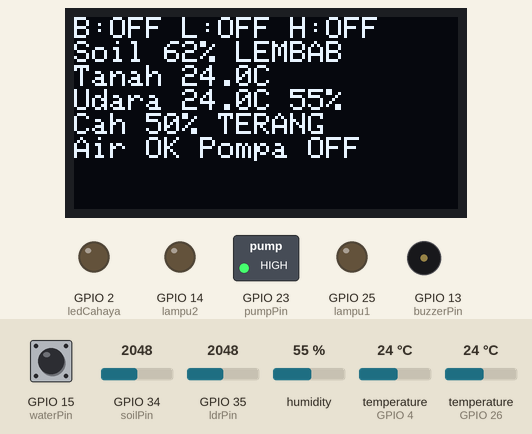
The sketch below on a simulated ESP32. On the bench: 128×64 one-colour display, switched loads named in the sketch (green lamp = pin HIGH), output pins drawn as LEDs (lit = HIGH), buzzer (waves = sounding). The test bench sets the inputs (shaded band); at power-on: GPIO 34 (soilPin) = 2048, temperature (sensors on GPIO 26, GPIO 4) 24 °C, GPIO 35 (ldrPin) = 2048, GPIO 15 (waterPin) HIGH, humidity 55 %. WiFi joins after 1.5 s; servers stay silent unless stated; random numbers use the default seed unless the sketch sets one; no MQTT or app messages arrive unless stated; what the sketch prints to the serial monitor is not drawn.

Above: at 2.2 s.
2.3 s: GPIO 34 (soilPin) set to 2120
At 6.3 s:
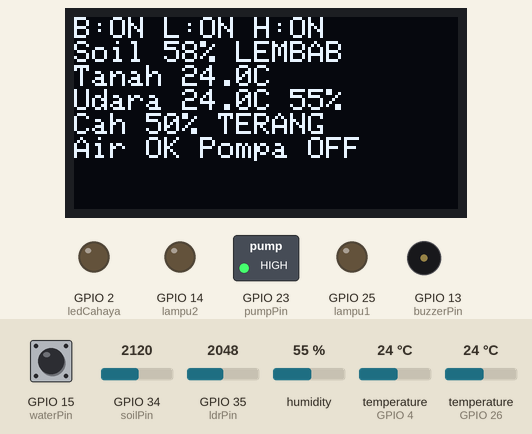
7.1 s: GPIO 34 (soilPin) set to 2202
At 9.3 s:
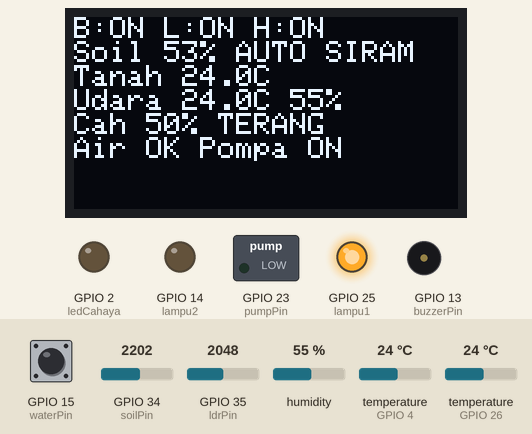
9.6 s: temperature (sensor on GPIO 26) set to 31 °C
At 16.4 s:
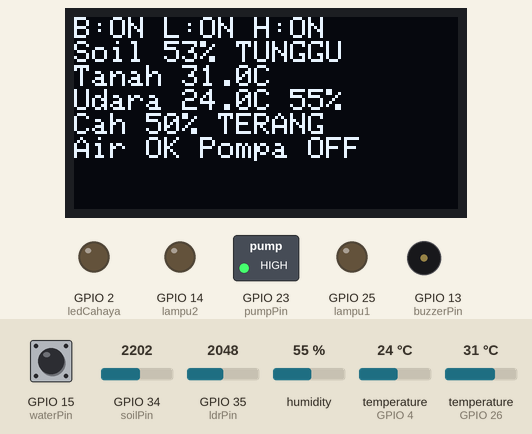
16.5 s: temperature (sensor on GPIO 26) set to 34 °C
At 17.35 s:
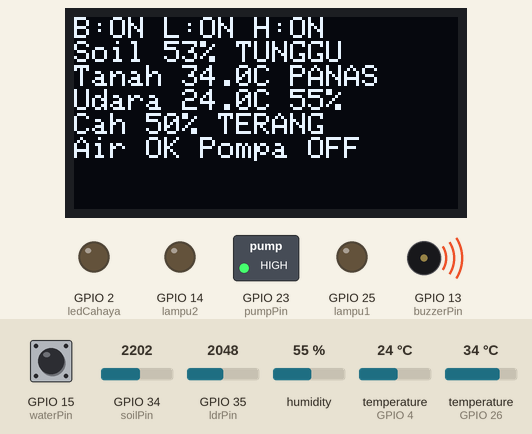
19.2 s: GPIO 35 (ldrPin) set to 1056
At 20.13 s:
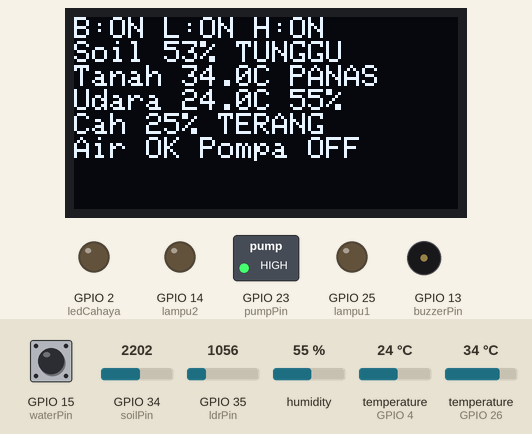
21.2 s: GPIO 35 (ldrPin) set to 955
At 21.88 s:
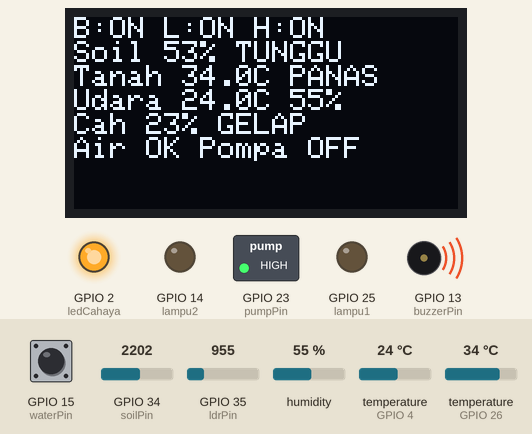
Timing chart, 0 to 25.0 s (numbered marks = the images above; inputs shaded):
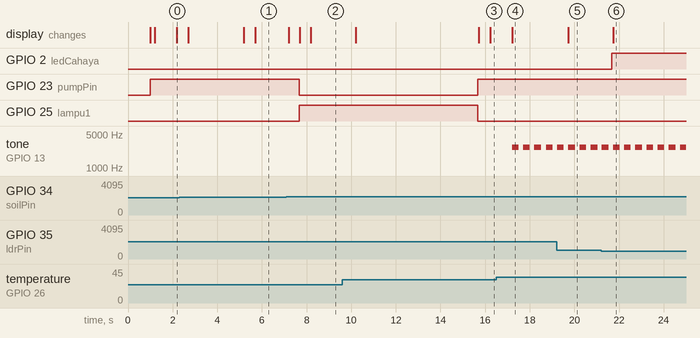

Measured:
- the behaviour switches between 2170 and 2171 on GPIO 34 (soilPin) (found by bisection; images 1 and 2)
- the behaviour switches between 32 and 33 °C on temperature (sensor on GPIO 26) (found by bisection; images 3 and 4)
- the behaviour switches between 1000 and 999 on GPIO 35 (ldrPin) (found by bisection; images 5 and 6)
- after the input at 7.1 s, GPIO 23 (pumpPin): HIGH → LOW after 0.57 s; GPIO 25 (lampu1): LOW → HIGH after 0.57 s; the display: first changes after 0.09 s (image 2 shows a later state)
- after the input at 16.5 s, tone on GPIO 13 (buzzerPin): alternates 2700 Hz for 0.30 s and silent for 0.20 s, starting after 0.71 s; the display: changes after 0.70 s (image 4)
- after the input at 19.2 s, the display: changes after 0.53 s (image 5)
- after the input at 21.2 s, GPIO 2 (ledCahaya): LOW → HIGH after 0.48 s; the display: changes after 0.54 s (image 6)

The sketch:

mtqq.ino
```cpp
#include <Wire.h>
#include <Adafruit_GFX.h>
#include <Adafruit_SSD1306.h>
#include <WiFi.h>
#include <PubSubClient.h>
#include <ArduinoJson.h>
#include <DHT.h>
#include <OneWire.h>
#include <DallasTemperature.h>

// ================= WIFI =================
const char* ssid = "AKUT SB";
const char* password = "samganteng#77";

// ================= MQTT (3 BROKER) =================
const int JUMLAH_BROKER = 3;
const char* brokerHost[JUMLAH_BROKER] = {
  "101.50.1.12",       // VPS 1
  "47.254.170.208",    // VPS 2
  "broker.hivemq.com"  // PUBLIC FALLBACK
};
const char* brokerNama[JUMLAH_BROKER] = {"BARU", "LAMA", "HIVE"};
// Broker publik bisa dipakai siapa saja, jadi perintah pompa dari sana diabaikan.
// Data sensor tetap dikirim ke semua broker.
const bool brokerTerimaPerintah[JUMLAH_BROKER] = {true, true, false};

const int mqtt_port = 1883;
const char* mqtt_user = "";
const char* mqtt_password = "";
const char* topic_publish = "binus/garden/sensor/data";
const char* topic_subscribe = "binus/garden/pump/cmd";

const unsigned long RETRY_MIN = 5000;   // jeda coba ulang awal
const unsigned long RETRY_MAX = 60000;  // jeda maksimum kalau broker terus gagal

// ================= PIN =================
#define SDA_PIN 32
#define SCL_PIN 27
#define DHTPIN 4
#define DHTTYPE DHT11
#define ONE_WIRE_PIN 26
const unsigned long INTERVAL_DS18B20 = 1000;

const int soilPin = 34, waterPin = 15, pumpPin = 23, lampu1 = 25, lampu2 = 14;
const int ldrPin = 35;
const int ledCahaya = 2;
const int buzzerPin = 13;

// ================= BUZZER =================
#define BUZZER_PASIF true
#define BUZZER_AKTIF_HIGH true
#define BUZZER_NYALA_TERUS false
const int BUZZER_FREQ = 2700;
const unsigned long BEEP_ON = 300, BEEP_OFF = 200;

// ================= KALIBRASI & BATAS (BAWANG) =================
const int SOIL_DRY = 3050, SOIL_WET = 1450;  // nilai RAW sensor saat kering & basah
const int BATAS_KERING = 55;        // mulai siram jika kelembapan < 55%
const int BATAS_BASAH = 75;         // berhenti siram lebih awal jika sudah >= 75%
const int BATAS_ALARM_KERING = 40;  // buzzer bunyi jika tanah sangat kering
const float SUHU_TANAH_MAX = 32.0;  // buzzer bunyi jika suhu tanah terlalu panas

const unsigned long DURASI_SIRAM = 8000;      // lama pompa menyala per siklus otomatis
const unsigned long JEDA_SIRAM = 1800000;     // 30 menit, beri waktu air meresap
const unsigned long MAKS_MANUAL_ON = 60000;   // pompa manual mati sendiri setelah 60 detik

#define FLOAT_HABIS LOW
#define RELAY_LOW true

const unsigned long INTERVAL_SENSOR = 500;
const unsigned long INTERVAL_PUBLISH = 10000;
const unsigned long INTERVAL_WIFI_CHECK = 15000;

// ================= OBJEK =================
Adafruit_SSD1306 display(128, 64, &Wire, -1);
DHT dht(DHTPIN, DHTTYPE);
OneWire oneWire(ONE_WIRE_PIN);
DallasTemperature ds18b20(&oneWire);
WiFiClient netClient[JUMLAH_BROKER];
PubSubClient mqtt[JUMLAH_BROKER];

// ================= STATE =================
unsigned long lastSend = 0, lastSiram = 0, lastWiFiCheck = 0, lastSensor = 0;
unsigned long lastRetry[JUMLAH_BROKER] = {0, 0, 0};
unsigned long jedaRetry[JUMLAH_BROKER] = {RETRY_MIN, RETRY_MIN, RETRY_MIN};

bool sedangSiram = false;
unsigned long mulaiSiram = 0;
String pumpCommand = "auto";
unsigned long manualMulai = 0;

float suhuTanah = NAN;
bool dsValid = false;
unsigned long lastDsRequest = 0;

bool alarmAktif = false, buzzerState = false;
unsigned long beepTimer = 0;
bool oledOk = false;

// ================= AKTUATOR =================
void setPump(bool nyala) {
  digitalWrite(pumpPin, RELAY_LOW ? (nyala ? LOW : HIGH) : (nyala ? HIGH : LOW));
}

void setBuzzer(bool nyala) {
  if (nyala == buzzerState) return;
  buzzerState = nyala;
  if (BUZZER_PASIF) {
    if (nyala) tone(buzzerPin, BUZZER_FREQ);
    else noTone(buzzerPin);
  } else {
    digitalWrite(buzzerPin, BUZZER_AKTIF_HIGH ? (nyala ? HIGH : LOW) : (nyala ? LOW : HIGH));
  }
}

void updateBuzzer() {
  unsigned long now = millis();
  if (!alarmAktif) { setBuzzer(false); return; }
  if (BUZZER_NYALA_TERUS) { setBuzzer(true); return; }
  if (buzzerState) {
    if (now - beepTimer >= BEEP_ON) { setBuzzer(false); beepTimer = now; }
  } else {
    if (now - beepTimer >= BEEP_OFF) { setBuzzer(true); beepTimer = now; }
  }
}

// ================= SENSOR =================
void updateDS18B20() {
  unsigned long now = millis();
  if (now - lastDsRequest < INTERVAL_DS18B20) return;
  if (lastDsRequest != 0) {
    float t = ds18b20.getTempCByIndex(0);
    if (t == DEVICE_DISCONNECTED_C || t == 85.0f || t < -55.0f || t > 125.0f) dsValid = false;
    else { suhuTanah = t; dsValid = true; }
  }
  ds18b20.requestTemperatures();
  lastDsRequest = now;
}

int bacaRataRata(int pin, int sampel) {
  long t = 0;
  for (int i = 0; i < sampel; i++) { t += analogRead(pin); delay(5); }
  return t / sampel;
}

// ================= MQTT =================
void mqttCallback(char* topic, byte* payload, unsigned int length) {
  String message = "";
  for (unsigned int i = 0; i < length; i++) message += (char)payload[i];
  message.trim();
  if (message == "auto" || message == "pump_on" || message == "pump_off") {
    if (message == "pump_on") manualMulai = millis();
    pumpCommand = message;
    Serial.printf("Perintah pompa: %s\n", message.c_str());
  }
}

// Mencoba paling banyak satu broker per putaran loop, dengan jeda yang makin panjang
// untuk broker yang terus gagal, supaya broker mati tidak menahan loop berulang-ulang.
void reconnectBroker() {
  if (WiFi.status() != WL_CONNECTED) return;
  unsigned long now = millis();
  for (int i = 0; i < JUMLAH_BROKER; i++) {
    if (mqtt[i].connected()) { jedaRetry[i] = RETRY_MIN; continue; }
    if (now - lastRetry[i] < jedaRetry[i]) continue;

    String clientId = String("ESP32-") + brokerNama[i] + "-" + String(random(0xffff), HEX);
    bool ok = (mqtt_user[0] == '\0')
                ? mqtt[i].connect(clientId.c_str())
                : mqtt[i].connect(clientId.c_str(), mqtt_user, mqtt_password);
    lastRetry[i] = millis();

    if (ok) {
      jedaRetry[i] = RETRY_MIN;
      if (brokerTerimaPerintah[i]) mqtt[i].subscribe(topic_subscribe);
      Serial.printf("MQTT %s terhubung\n", brokerNama[i]);
    } else {
      jedaRetry[i] = min(jedaRetry[i] * 2, RETRY_MAX);
      Serial.printf("MQTT %s gagal (rc=%d), coba lagi %lu detik\n",
                    brokerNama[i], mqtt[i].state(), jedaRetry[i] / 1000);
    }
    return;
  }
}

void ensureWiFi() {
  if (WiFi.status() != WL_CONNECTED) {
    Serial.println("WiFi putus, menyambung ulang...");
    WiFi.reconnect();
  }
}

// ================= SETUP =================
void setup() {
  Serial.begin(115200);
  delay(1000);
  Serial.println("\n\n========== BINUS GARDEN 3 BROKER ==========");

  pinMode(pumpPin, OUTPUT); pinMode(lampu1, OUTPUT); pinMode(lampu2, OUTPUT);
  pinMode(waterPin, INPUT_PULLUP); pinMode(buzzerPin, OUTPUT);
  pinMode(ldrPin, INPUT); pinMode(ledCahaya, OUTPUT);

  buzzerState = true; setBuzzer(false);
  setPump(false);
  digitalWrite(lampu1, LOW); digitalWrite(lampu2, LOW); digitalWrite(ledCahaya, LOW);

  Wire.begin(SDA_PIN, SCL_PIN);
  oledOk = display.begin(SSD1306_SWITCHCAPVCC, 0x3C);
  if (!oledOk) Serial.println("OLED tidak terdeteksi, tampilan dilewati");

  dht.begin();
  ds18b20.begin();
  ds18b20.setResolution(12);
  ds18b20.setWaitForConversion(false);

  WiFi.mode(WIFI_STA);
  WiFi.setSleep(false);
  WiFi.setAutoReconnect(true);
  WiFi.begin(ssid, password);

  for (int i = 0; i < JUMLAH_BROKER; i++) {
    mqtt[i].setClient(netClient[i]);
    mqtt[i].setServer(brokerHost[i], mqtt_port);
    mqtt[i].setCallback(mqttCallback);
    mqtt[i].setBufferSize(1024);
    mqtt[i].setSocketTimeout(5);  // default 15 detik terlalu lama kalau broker mati
  }

  lastSiram = millis() - JEDA_SIRAM;  // boleh langsung siram setelah nyala
}

// ================= LOOP =================
void loop() {
  if (millis() - lastWiFiCheck > INTERVAL_WIFI_CHECK) { lastWiFiCheck = millis(); ensureWiFi(); }
  reconnectBroker();
  for (int i = 0; i < JUMLAH_BROKER; i++) mqtt[i].loop();
  updateBuzzer();
  updateDS18B20();

  if (millis() - lastSensor < INTERVAL_SENSOR) return;
  lastSensor = millis();

  // ---- Baca sensor ----
  int raw = bacaRataRata(soilPin, 10);
  int persen = constrain(map(raw, SOIL_DRY, SOIL_WET, 0, 100), 0, 100);
  bool habis = (digitalRead(waterPin) == FLOAT_HABIS);
  float hum = dht.readHumidity();
  float temp = dht.readTemperature();
  bool valid = !isnan(hum) && !isnan(temp);

  int ldrRaw = bacaRataRata(ldrPin, 10);
  int cahayaPersen = constrain(map(ldrRaw, 0, 4095, 0, 100), 0, 100);
  bool gelap = ldrRaw < 1000;
  digitalWrite(ledCahaya, gelap ? HIGH : LOW);

  // ---- Logika pompa ----
  bool pompaOn = false;
  unsigned long now = millis();
  String stat;

  if (pumpCommand == "pump_on") {
    sedangSiram = false;
    if (habis) {
      setPump(false); pumpCommand = "auto"; lastSiram = now; stat = "AIR HABIS";
    } else if (now - manualMulai >= MAKS_MANUAL_ON) {
      setPump(false); pumpCommand = "auto"; lastSiram = now; stat = "MANUAL TIMEOUT";
    } else {
      setPump(true); pompaOn = true; stat = "MANUAL ON";
    }
  } else if (pumpCommand == "pump_off") {
    setPump(false); sedangSiram = false; stat = "MANUAL OFF";
  } else {
    if (sedangSiram) {
      if (habis || persen >= BATAS_BASAH || now - mulaiSiram >= DURASI_SIRAM) {
        setPump(false); sedangSiram = false; lastSiram = now;
        stat = habis ? "AIR HABIS" : "SELESAI";
      } else {
        setPump(true); pompaOn = true; stat = "AUTO SIRAM";
      }
    } else if (habis) {
      setPump(false); stat = "AIR HABIS";
    } else if (persen < BATAS_KERING && now - lastSiram >= JEDA_SIRAM) {
      setPump(true); sedangSiram = true; mulaiSiram = now; pompaOn = true; stat = "MULAI AUTO";
    } else {
      setPump(false); stat = persen < BATAS_KERING ? "TUNGGU" : "LEMBAB";
    }
  }

  digitalWrite(lampu1, pompaOn ? HIGH : LOW);
  digitalWrite(lampu2, habis ? HIGH : LOW);

  bool sangatKering = persen < BATAS_ALARM_KERING;
  bool tanahPanas = dsValid && suhuTanah > SUHU_TANAH_MAX;
  alarmAktif = habis || sangatKering || tanahPanas;

  // ---- OLED ----
  if (oledOk) {
    display.clearDisplay();
    display.setTextColor(1); display.setTextSize(1); display.setCursor(0, 0);
    display.printf("B:%s L:%s H:%s\n",
                   mqtt[0].connected() ? "ON" : "OFF",
                   mqtt[1].connected() ? "ON" : "OFF",
                   mqtt[2].connected() ? "ON" : "OFF");
    display.printf("Soil %d%% %s\n", persen, stat.c_str());
    if (dsValid) display.printf("Tanah %.1fC%s\n", suhuTanah, tanahPanas ? " PANAS" : "");
    else display.println("Tanah n/a");
    if (valid) display.printf("Udara %.1fC %.0f%%\n", temp, hum);
    else display.println("Udara n/a");
    display.printf("Cah %d%% %s\n", cahayaPersen, gelap ? "GELAP" : "TERANG");
    display.printf("Air %s Pompa %s\n", habis ? "HABIS" : "OK", pompaOn ? "ON" : "OFF");
    display.display();
  }

  // ---- Serial & publish ----
  if (millis() - lastSend > INTERVAL_PUBLISH) {
    lastSend = millis();
    Serial.println("========================================");
    Serial.printf(" WiFi : %s | %s\n", WiFi.status() == WL_CONNECTED ? "CONNECTED" : "DISCONNECT", ssid);
    Serial.printf(" MQTT BARU: %s | LAMA: %s | HIVE: %s\n",
                  mqtt[0].connected() ? "ON" : "OFF",
                  mqtt[1].connected() ? "ON" : "OFF",
                  mqtt[2].connected() ? "ON" : "OFF");
    Serial.println("----------------------------------------");
    Serial.printf(" Soil  : %d%% (RAW %d) -> %s\n", persen, raw, stat.c_str());
    Serial.printf(" Air   : %s | Pompa : %s (%s)\n", habis ? "HABIS" : "OK", pompaOn ? "ON" : "OFF", pumpCommand.c_str());
    if (valid) Serial.printf(" DHT11 : %.1f C | %.1f %%\n", temp, hum);
    else Serial.println(" DHT11 : ERROR");
    if (dsValid) Serial.printf(" Tanah : %.1f C\n", suhuTanah);
    else Serial.println(" Tanah : n/a");
    Serial.println("----------------------------------------");
    Serial.printf(" LDR   : RAW %4d | %3d%% => %s\n", ldrRaw, cahayaPersen, gelap ? "GELAP" : "TERANG");
    Serial.printf(" Alarm : %s\n", alarmAktif ? "AKTIF" : "-");
    Serial.println("========================================\n");

    if (WiFi.status() != WL_CONNECTED) return;

    JsonDocument doc;
    doc["soil_percent"] = persen;
    doc["soil_raw"] = raw;
    // Kirim null (bukan 0) kalau sensor error, supaya dashboard tidak menampilkan 0 °C
    if (dsValid) doc["soil_temperature"] = suhuTanah; else doc["soil_temperature"] = nullptr;
    if (valid) { doc["temperature"] = temp; doc["humidity"] = hum; }
    else { doc["temperature"] = nullptr; doc["humidity"] = nullptr; }
    doc["water_level_status"] = habis ? "EMPTY" : "OK";
    doc["is_water_empty"] = habis;
    doc["pump_status"] = pompaOn ? "ON" : "OFF";
    doc["pump_command"] = pumpCommand;
    doc["status"] = stat;
    doc["light_raw"] = ldrRaw;
    doc["light_percent"] = cahayaPersen;
    doc["is_dark"] = gelap;
    doc["led_d2"] = digitalRead(ledCahaya) ? "ON" : "OFF";
    doc["alarm"] = alarmAktif;

    String payload;
    serializeJson(doc, payload);
    for (int i = 0; i < JUMLAH_BROKER; i++) {
      if (mqtt[i].connected()) mqtt[i].publish(topic_publish, payload.c_str());
    }
  }
}
```
